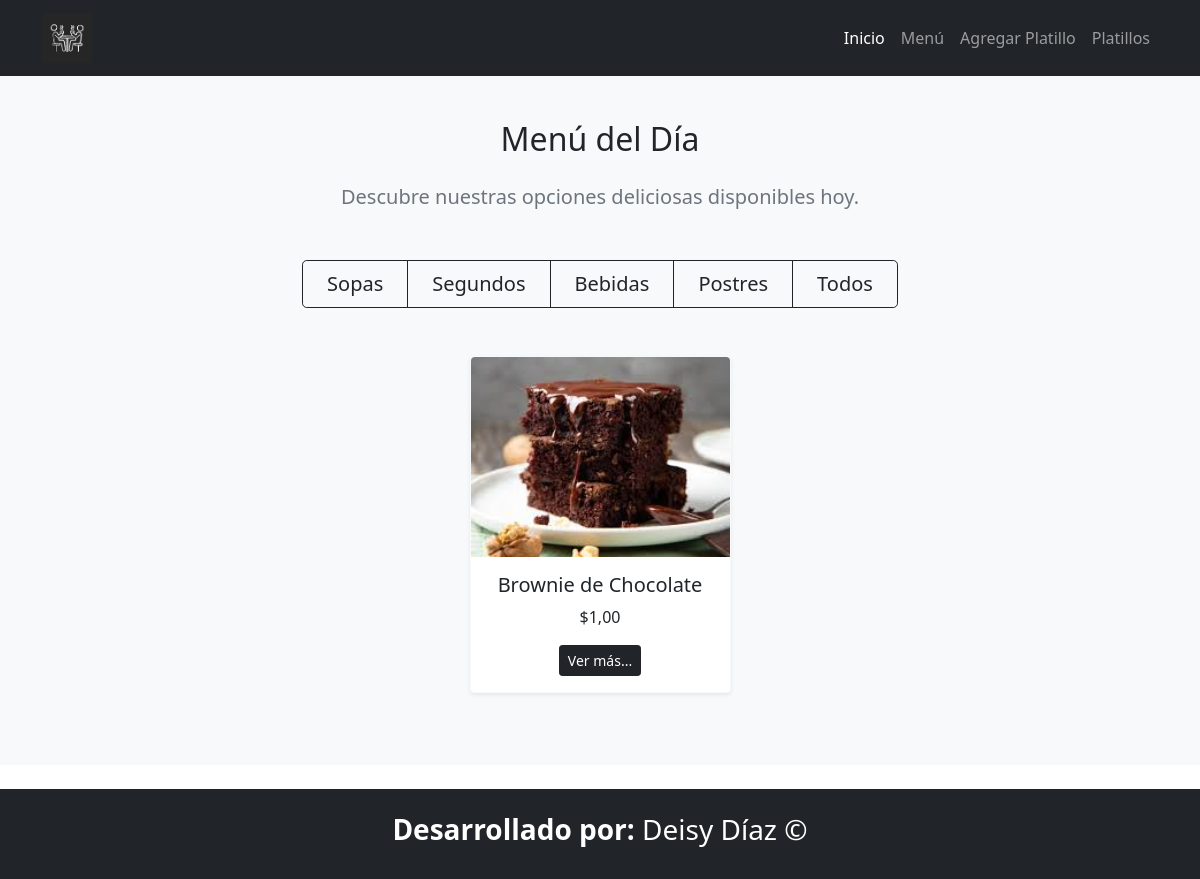
/menu_filtrado/Postre/, run on the app's committed database.
### Aplicaciones/Comida/models.py (models this page shows, shortened)
class Platillo (models.Model):
    TIPOS_PLATILLOS = [
        ('Sopa', 'Sopa'),
        ('Segundo', 'Segundo'),
        ('Bebida', 'Bebida'),
        ('Postre', 'Postre'),
        ('Otro', 'Otro'),
    ]
    id=models.AutoField(primary_key=True)
    nombre = models.CharField(max_length=100)
    descripcion = models.TextField()
    tipo = models.CharField(max_length=20, choices=TIPOS_PLATILLOS, default='otro')
    is_hidden = models.BooleanField(default=False)
    precio = models.DecimalField(max_digits=6, decimal_places=2)
    informacion_nutricional = models.TextField()
    fecha_disponible = models.DateField()
    foto_platillo=models.ImageField( upload_to='fotos_platillo/', null=True, blank=True)

### Aplicaciones/Comida/views.py (the view)
# urls.py: path('menu_filtrado/', views.menu_filtrado, name='menu_filtrado'),
def menu_filtrado(request, tipo=None):
    if tipo:
        platillos = Platillo.objects.filter(tipo=tipo, is_hidden=False)
    else:
        platillos = Platillo.objects.filter(is_hidden=False)
    return render(request, 'menu_filtrado.html', {'platillos': platillos, 'tipo': tipo})

### Aplicaciones/Comida/templates/menu_filtrado.html
{% extends "plantilla.html" %}
{% block contenido %}
<section class="menu py-5 bg-light" id="menu">
    <div class="container text-center">
        <h2 class="font-weight-bold mb-4">Menú del Día</h2>
        <p class="lead text-muted mb-5">Descubre nuestras opciones deliciosas disponibles hoy.</p>
        <div class="d-flex justify-content-center mb-5">
            <div class="btn-group" role="group">
                <a href="{% url 'menu_filtrado_tipo' 'Sopa' %}" class="btn btn-outline-dark btn-lg px-4 py-2">Sopas</a>
                <a href="{% url 'menu_filtrado_tipo' 'Segundo' %}" class="btn btn-outline-dark btn-lg px-4 py-2">Segundos</a>
                <a href="{% url 'menu_filtrado_tipo' 'Bebida' %}" class="btn btn-outline-dark btn-lg px-4 py-2">Bebidas</a>
                <a href="{% url 'menu_filtrado_tipo' 'Postre' %}" class="btn btn-outline-dark btn-lg px-4 py-2">Postres</a>
                <a href="{% url 'menu_filtrado' %}" class="btn btn-outline-dark btn-lg px-4 py-2">Todos</a>
            </div>
        </div>
        <div class="row justify-content-center">
            {% for platillo in platillos %}
                <div class="col-md-3 mb-4">
                    <div class="card shadow-sm border-light rounded">
                        {% if platillo.foto_platillo %}
                            <img src="{{ platillo.foto_platillo.url }}" class="card-img-top rounded-top" alt="{{ platillo.nombre }}" style="height: 200px; object-fit: cover;">
                        {% else %}
                            <img src="/media/fotos_platillo/default.jpg" class="card-img-top rounded-top" alt="{{ platillo.nombre }}" style="height: 200px; object-fit: cover;">
                        {% endif %}
                        <div class="card-body text-center">
                            <h5 class="card-title">{{ platillo.nombre }}</h5>
                            <p class="card-text">${{ platillo.precio }}</p>
                            <a href="{% url 'platillo_detalle' platillo.id %}" class="btn btn-dark btn-sm">Ver más...</a>
                        </div>
                    </div>
                </div>
            {% empty %}
                <p>No hay platillos disponibles de este tipo para hoy.</p>
            {% endfor %}
        </div>
    </div>
</section>
{% endblock %}

### data on the page
Platillo: foto_platillo (picture), nombre "Brownie de Chocolate", precio "1,00"
